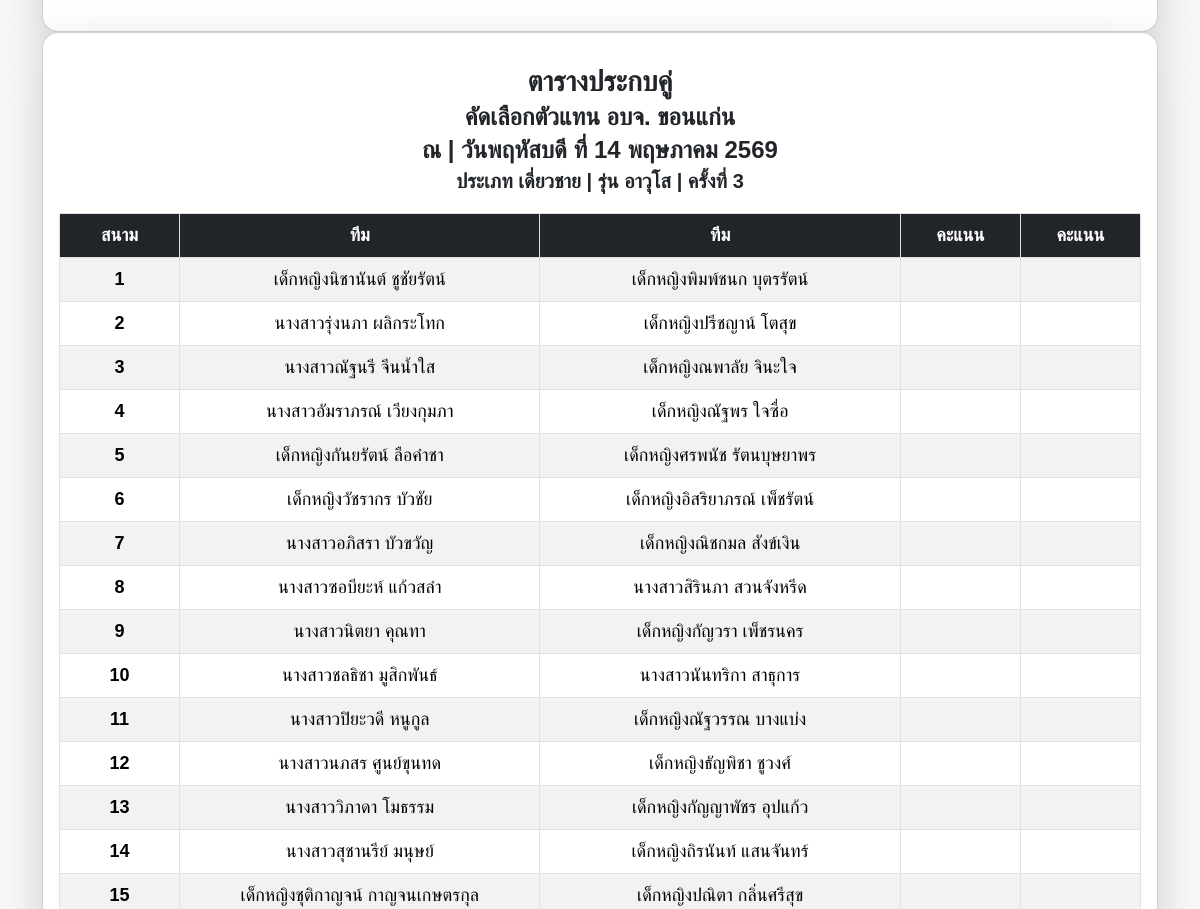
/match/event/1/pairings (middle part), run on an earlier commit of the app's database.
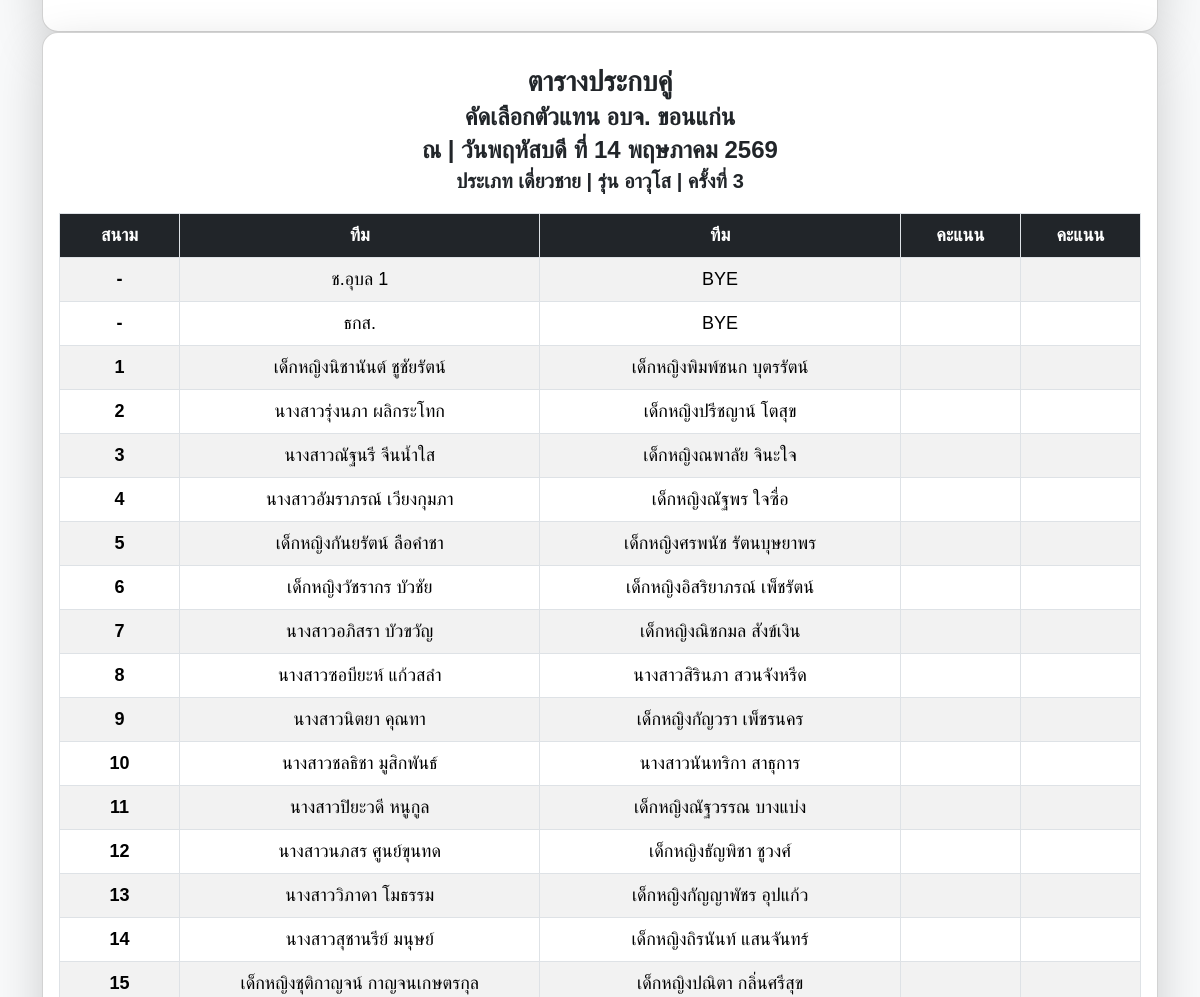
And on a later commit of the database.
### models.py (models this page shows)
class Event(db.Model):
    __tablename__ = "events"
    id = db.Column(db.Integer, primary_key=True)
    name = db.Column(db.String(100), nullable=False)
    location = db.Column(db.String(100))
    category = db.Column(db.String(50))
    sex = db.Column(db.String(50))
    age_group = db.Column(db.String(50))
    rounds = db.Column(db.Integer)
    current_round = db.Column(db.Integer, default=1)
    date = db.Column(db.Date, nullable=True)
    auto_field_enabled = db.Column(db.Boolean, default=False)
    field_prefix = db.Column(db.String(10), default='')  # เช่น 'A', ''
    field_start = db.Column(db.Integer, default=1)
    field_max = db.Column(db.Integer, default=16)
    field_exclude = db.Column(db.String, default='')  # เช่น '3,7,11
    logo_filename = db.Column(db.Text)  # เก็บเป็น JSON list
    created_at = db.Column(db.DateTime, server_default=text('CURRENT_TIMESTAMP'), nullable=True)
    creator_id = db.Column(db.Integer, db.ForeignKey("users.id"), nullable=False)
    teams = db.relationship("Team", backref="event", cascade="all, delete-orphan", lazy=True)
    matches = db.relationship("Match", backref="event", cascade="all, delete-orphan", lazy=True)

class Match(db.Model):
    __tablename__ = "matches"
    id = db.Column(db.Integer, primary_key=True)
    event_id = db.Column(db.Integer, db.ForeignKey("events.id"), nullable=False)
    round = db.Column(db.Integer, nullable=False)
    team1_id = db.Column(db.Integer, db.ForeignKey("teams.id"), nullable=False)
    team2_id = db.Column(db.Integer, db.ForeignKey("teams.id"), nullable=True)  # None = Bye
    team1_score = db.Column(db.Integer, default=0)
    team2_score = db.Column(db.Integer, default=0)
    pending_team1_score = db.Column(db.Integer, nullable=True)
    pending_team2_score = db.Column(db.Integer, nullable=True)
    pending_is_submitted = db.Column(db.Boolean, default=False, nullable=False)
    pending_submitted_by_id = db.Column(db.Integer, db.ForeignKey("users.id"), nullable=True)
    pending_submitted_at = db.Column(db.DateTime, nullable=True)
    team1_signature = db.Column(db.Text, nullable=True)
    team2_signature = db.Column(db.Text, nullable=True)
    scorer_signature = db.Column(db.Text, nullable=True)
    score_ends = db.Column(db.Text, nullable=True)
    scorecard_token = db.Column(db.String(80), unique=True, nullable=True, index=True)
    is_locked = db.Column(db.Boolean, default=False)
    field = db.Column(db.Integer, nullable=True)
    team1 = db.relationship("Team", foreign_keys=[team1_id], backref="matches_as_team1")
    team2 = db.relationship("Team", foreign_keys=[team2_id], backref="matches_as_team2")
    pending_submitted_by = db.relationship("User", foreign_keys=[pending_submitted_by_id])
    is_manual = db.Column(db.Boolean, default=True)  # เพื่อแยกจากการจับอัตโนมัติ

class Team(db.Model):
    __tablename__ = "teams"
    id = db.Column(db.Integer, primary_key=True)
    name = db.Column(db.String(100), nullable=False)
    event_id = db.Column(db.Integer, db.ForeignKey("events.id"), nullable=False)

### routes/match.py (the view)
@match_bp.route('/event/<int:event_id>/pairings')
def show_pairings(event_id):
    selected_round = request.args.get('round', type=int)
    event = Event.query.get_or_404(event_id)
    if selected_round:
        matches = Match.query.filter_by(event_id=event_id, round=selected_round).order_by(Match.field.asc()).all()
        matches_by_round = {selected_round: matches}
    else:
        all_matches = Match.query.filter_by(event_id=event_id).order_by(Match.round.asc(), Match.field.asc()).all()
        matches_by_round = defaultdict(list)
        for match in all_matches:
            matches_by_round[match.round].append(match)
    teams = {team.id: team.name for team in event.teams}
    return render_template(
        'match_pairs.html',
        event=event,
        matches_by_round=matches_by_round,
        teams=teams,
        selected_round=selected_round
    )

### app.py (called while the page is built)
def get_current_lang():
    lang = request.args.get("lang") or session.get("lang") or "th"
    if lang not in SUPPORTED_LANGS:
        lang = "th"
    session["lang"] = lang
    return lang

@app.context_processor
def inject_i18n():
    lang = get_current_lang()
    return {
        "current_lang": lang,
        "supported_langs": SUPPORTED_LANGS,
        "text_translations": TEXT_TRANSLATIONS,
        "t": lambda key: translate(key, lang),
    }

def thai_date_full(dt):
    days = ['วันจันทร์', 'วันอังคาร', 'วันพุธ', 'วันพฤหัสบดี', 'วันศุกร์', 'วันเสาร์', 'วันอาทิตย์']
    months = ['มกราคม', 'กุมภาพันธ์', 'มีนาคม', 'เมษายน', 'พฤษภาคม', 'มิถุนายน',
              'กรกฎาคม', 'สิงหาคม', 'กันยายน', 'ตุลาคม', 'พฤศจิกายน', 'ธันวาคม']
    day_name = days[dt.weekday()]  # weekday() จันทร์=0
    day = dt.day
    month_name = months[dt.month - 1]
    year = dt.year + 543  # ปี พ.ศ.
    return f"{day_name} ที่ {day} {month_name} {year}"

### templates/match_pairs.html (shortened to what this page needs)
<!DOCTYPE html>
<html lang="th">
<head>
  <link href="https://cdn.jsdelivr.net/npm/bootstrap@5.3.2/dist/css/bootstrap.min.css" rel="stylesheet" />
</head>
<body>
  <div class="container py-4">
    {% for round_number, matches in matches_by_round.items() %}
    <div class="card shadow-lg rounded-4 mb-0 margin-top: -0.25rem !important">
      <div class="card-body">
        <div class="table-responsive">
          <table class="table table-striped print-table align-middle">
            <thead class="text-center table-dark">
              <tr>
                <th colspan="5" class="bg-white text-dark text-center border-0 p-3">
                  <h3 class="fw-bold mb-1">ตารางประกบคู่</h3>
                  <h4 class="fw-bold mb-1">{{ event.name }}</h4>
                  <h4 class="fw-bold mb-1">ณ {{ event.location }} | {{ thai_date_full(event.date) }}</h5>
                    <h5 class="fw-bold mb-1"> ประเภท {{ event.category }}{{ event.sex }} | รุ่น {{ event.age_group }} |
                      ครั้งที่ {{
                      round_number }}</h5>
                </th>
              </tr>
              <tr>
                <th style="width: 10%">สนาม</th>
                <th style="width: 30%">ทีม</th>
                <th style="width: 30%">ทีม</th>
                <th style="width: 10%">คะแนน</th>
                <th style="width: 10%">คะแนน</th>
              </tr>
            </thead>
            <tbody>
              {% for match in matches %}
              <tr class="text-center">
                <td class="text-center fw-bold">{{ match.field or '-' }}</td>
                <td>{{ teams.get(match.team1_id, 'BYE') }}</td>
                <td>{{ teams.get(match.team2_id, 'BYE') }}</td>
                <td class="text-center">{{ '' if is_zero_zero or match.team1_score is none else match.team1_score }}
                </td>
                <td class="text-center">{{ '' if is_zero_zero or match.team2_score is none else match.team2_score }}
                </td>
              </tr>
              {% else %}
              <tr>
                <td colspan="5" class="text-center text-muted">ยังไม่มีข้อมูลคู่แข่งขัน</td>
              </tr>
              {% endfor %}
            </tbody>
          </table>
        </div>
      </div>
    </div>
    {% endfor %}
  </div>
</body>
</html>

What changed in the data, as far as the page shows it:
added Match: field "-", get "BYE"
added Team: get "ช.อุบล 1"
added Match: field "-", get "BYE"
added Team: get "ธกส."
